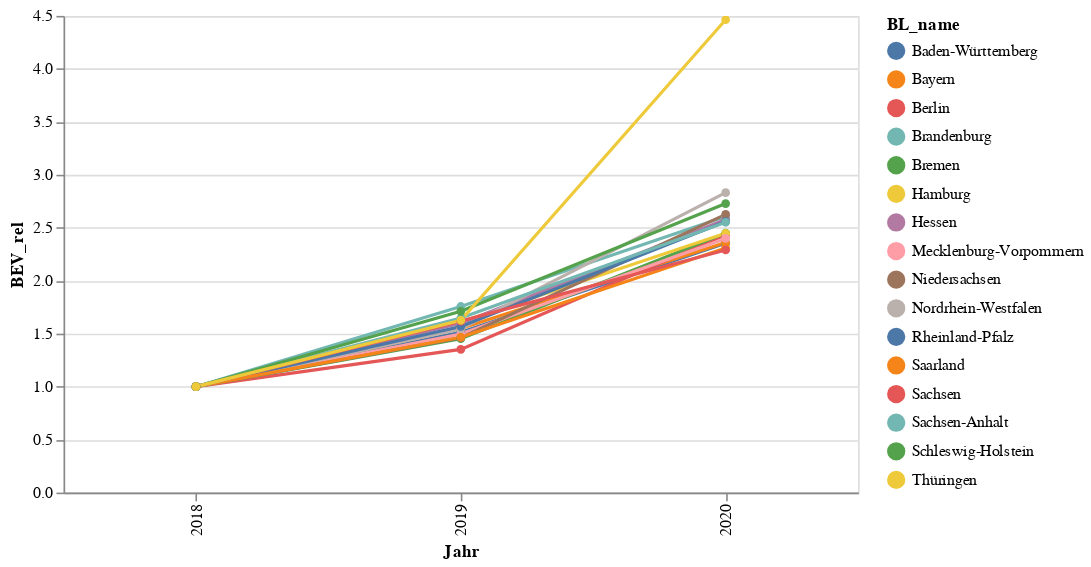

Source (notebook cell):
### Code cell
import altair as alt


source = kba_data_all.groupby(['BL_name','Jahr']).BEV.sum().reset_index()

#source.BEV

for index,row in source.iterrows():
    if row['Jahr']==2018:
        bev_18=row['BEV']
    
    source.at[index, 'BEV_rel'] = row['BEV']/bev_18
    
alt.Chart(source).mark_line(point=True).encode(
    x='Jahr:O',
    y='BEV_rel',
    color='BL_name',
    tooltip=['BL_name','BEV_rel','BEV']
    #strokeDash='BL_name',
).properties(width=500,
            title='Entwicklung BEV, Basisjahr 2018 (100%) je Bundesland').interactive()

### Figure 1 — Vega-Lite specification as saved in the notebook (floating-point values rounded to 4 significant figures)
{"config": {"view": {"continuousWidth": 400, "continuousHeight": 300}}, "data": {"name": "data-0f81a82aef65b817742ef29dd0b263f0"}, "mark": {"type": "line", "point": true}, "encoding": {"color": {"type": "nominal", "field": "BL_name"}, "tooltip": [{"type": "nominal", "field": "BL_name"}, {"type": "quantitative", "field": "BEV_rel"}, {"type": "quantitative", "field": "BEV"}], "x": {"type": "ordinal", "field": "Jahr"}, "y": {"type": "quantitative", "field": "BEV_rel"}}, "selection": {"selector003": {"type": "interval", "bind": "scales", "encodings": ["x", "y"]}}, "width": 500, "$schema": "https://vega.github.io/schema/vega-lite/v4.8.1.json", "datasets": {"data-0f81a82aef65b817742ef29dd0b263f0": [{"BL_name": "Baden-Württemberg", "Jahr": 2018, "BEV": 10568, "BEV_rel": 1.0}, {"BL_name": "Baden-Württemberg", "Jahr": 2019, "BEV": 15998, "BEV_rel": 1.514}, {"BL_name": "Baden-Württemberg", "Jahr": 2020, "BEV": 24863, "BEV_rel": 2.353}, {"BL_name": "Bayern", "Jahr": 2018, "BEV": 12953, "BEV_rel": 1.0}, {"BL_name": "Bayern", "Jahr": 2019, "BEV": 20063, "BEV_rel": 1.549}, {"BL_name": "Bayern", "Jahr": 2020, "BEV": 30571, "BEV_rel": 2.36}, {"BL_name": "Berlin", "Jahr": 2018, "BEV": 2007, "BEV_rel": 1.0}, {"BL_name": "Berlin", "Jahr": 2019, "BEV": 2713, "BEV_rel": 1.352}, {"BL_name": "Berlin", "Jahr": 2020, "BEV": 4886, "BEV_rel": 2.434}, {"BL_name": "Brandenburg", "Jahr": 2018, "BEV": 967, "BEV_rel": 1.0}, {"BL_name": "Brandenburg", "Jahr": 2019, "BEV": 1699, "BEV_rel": 1.757}, {"BL_name": "Brandenburg", "Jahr": 2020, "BEV": 2521, "BEV_rel": 2.607}, {"BL_name": "Bremen", "Jahr": 2018, "BEV": 307, "BEV_rel": 1.0}, {"BL_name": "Bremen", "Jahr": 2019, "BEV": 446, "BEV_rel": 1.453}, {"BL_name": "Bremen", "Jahr": 2020, "BEV": 752, "BEV_rel": 2.45}, {"BL_name": "Hamburg", "Jahr": 2018, "BEV": 1387, "BEV_rel": 1.0}, {"BL_name": "Hamburg", "Jahr": 2019, "BEV": 2233, "BEV_rel": 1.61}, {"BL_name": "Hamburg", "Jahr": 2020, "BEV": 3395, "BEV_rel": 2.448}, {"BL_name": "Hessen", "Jahr": 2018, "BEV": 4139, "BEV_rel": 1.0}, {"BL_name": "Hessen", "Jahr": 2019, "BEV": 6618, "BEV_rel": 1.599}, {"BL_name": "Hessen", "Jahr": 2020, "BEV": 10670, "BEV_rel": 2.578}, {"BL_name": "Mecklenburg-Vorpommern", "Jahr": 2018, "BEV": 418, "BEV_rel": 1.0}, {"BL_name": "Mecklenburg-Vorpommern", "Jahr": 2019, "BEV": 626, "BEV_rel": 1.498}, {"BL_name": "Mecklenburg-Vorpommern", "Jahr": 2020, "BEV": 1003, "BEV_rel": 2.4}, {"BL_name": "Niedersachsen", "Jahr": 2018, "BEV": 4757, "BEV_rel": 1.0}, {"BL_name": "Niedersachsen", "Jahr": 2019, "BEV": 6958, "BEV_rel": 1.463}, {"BL_name": "Niedersachsen", "Jahr": 2020, "BEV": 12491, "BEV_rel": 2.626}, {"BL_name": "Nordrhein-Westfalen", "Jahr": 2018, "BEV": 9058, "BEV_rel": 1.0}, {"BL_name": "Nordrhein-Westfalen", "Jahr": 2019, "BEV": 14019, "BEV_rel": 1.548}, {"BL_name": "Nordrhein-Westfalen", "Jahr": 2020, "BEV": 25647, "BEV_rel": 2.831}, {"BL_name": "Rheinland-Pfalz", "Jahr": 2018, "BEV": 2221, "BEV_rel": 1.0}, {"BL_name": "Rheinland-Pfalz", "Jahr": 2019, "BEV": 3482, "BEV_rel": 1.568}, {"BL_name": "Rheinland-Pfalz", "Jahr": 2020, "BEV": 5683, "BEV_rel": 2.559}, {"BL_name": "Saarland", "Jahr": 2018, "BEV": 478, "BEV_rel": 1.0}, {"BL_name": "Saarland", "Jahr": 2019, "BEV": 701, "BEV_rel": 1.467}, {"BL_name": "Saarland", "Jahr": 2020, "BEV": 1104, "BEV_rel": 2.31}, {"BL_name": "Sachsen", "Jahr": 2018, "BEV": 1501, "BEV_rel": 1.0}, {"BL_name": "Sachsen", "Jahr": 2019, "BEV": 2430, "BEV_rel": 1.619}, {"BL_name": "Sachsen", "Jahr": 2020, "BEV": 3438, "BEV_rel": 2.29}, {"BL_name": "Sachsen-Anhalt", "Jahr": 2018, "BEV": 522, "BEV_rel": 1.0}, {"BL_name": "Sachsen-Anhalt", "Jahr": 2019, "BEV": 860, "BEV_rel": 1.648}, {"BL_name": "Sachsen-Anhalt", "Jahr": 2020, "BEV": 1332, "BEV_rel": 2.552}, {"BL_name": "Schleswig-Holstein", "Jahr": 2018, "BEV": 1806, "BEV_rel": 1.0}, {"BL_name": "Schleswig-Holstein", "Jahr": 2019, "BEV": 3090, "BEV_rel": 1.711}, {"BL_name": "Schleswig-Holstein", "Jahr": 2020, "BEV": 4927, "BEV_rel": 2.728}, {"BL_name": "Thüringen", "Jahr": 2018, "BEV": 731, "BEV_rel": 1.0}, {"BL_name": "Thüringen", "Jahr": 2019, "BEV": 1189, "BEV_rel": 1.627}, {"BL_name": "Thüringen", "Jahr": 2020, "BEV": 3263, "BEV_rel": 4.464}]}}
